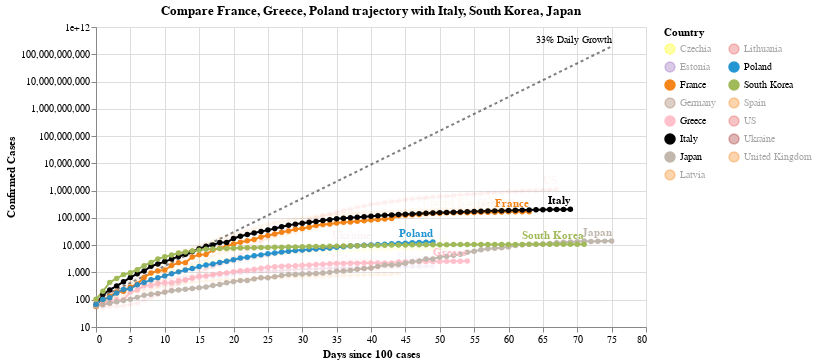

Notebook code for this chart:
### Code cell
#hide_input
chart2 = make_since_chart(['France', 'Greece', 'Poland'])
chart2

### Figure 1 — Vega-Lite specification as saved in the notebook (floating-point values rounded to 4 significant figures; data arrays with more than 128 entries replaced by an {"elided": "..."} marker saying what was removed)
{"config": {"view": {"continuousWidth": 400, "continuousHeight": 300}}, "layer": [{"mark": {"type": "line", "color": "black", "opacity": 0.5, "strokeDash": [3, 3]}, "encoding": {"x": {"type": "quantitative", "field": "Days since 100 cases"}, "y": {"type": "quantitative", "field": "Confirmed Cases"}}}, {"mark": {"type": "text", "align": "right", "dy": -6, "fontSize": 10, "text": "33% Daily Growth"}, "encoding": {"x": {"type": "quantitative", "field": "Days since 100 cases"}, "y": {"type": "quantitative", "field": "Confirmed Cases"}}, "transform": [{"filter": "(datum['Days since 100 cases'] >= 75)"}]}, {"data": {"name": "data-8959463eff2244d0adf91ca3a3ffa43c"}, "mark": {"type": "line", "point": true}, "encoding": {"color": {"type": "nominal", "field": "Country", "legend": {"columns": 2}, "scale": {"domain": ["Czechia", "Estonia", "France", "Germany", "Greece", "Italy", "Japan", "Latvia", "Lithuania", "Poland", "South Korea", "Spain", "US", "Ukraine", "United Kingdom"], "range": ["yellow", "#9467bd", "#F58518", "#9D755D", "pink", "black", "#C1B7AD", "#F58518", "#E45756", "#2495D3", "#A1BA59", "#F58518", "#E45756", "brown", "#F58518"]}}, "opacity": {"condition": {"value": 1, "selection": "selector005"}, "value": 0.05}, "tooltip": [{"type": "nominal", "field": "Country"}, {"type": "temporal", "field": "Date"}, {"type": "quantitative", "field": "Confirmed Cases"}, {"type": "quantitative", "field": "Days since 100 cases"}], "x": {"type": "quantitative", "field": "Days since 100 cases"}, "y": {"type": "quantitative", "field": "Confirmed Cases", "scale": {"type": "log"}}}, "selection": {"selector005": {"type": "multi", "fields": ["Country"], "bind": "legend", "init": [{"Country": "France"}, {"Country": "Greece"}, {"Country": "Poland"}, {"Country": "Italy"}, {"Country": "South Korea"}, {"Country": "Japan"}]}}, "width": 550}, {"data": {"name": "data-8959463eff2244d0adf91ca3a3ffa43c"}, "mark": {"type": "text", "align": "right", "dy": -8, "fontWeight": "bold"}, "encoding": {"color": {"type": "nominal", "field": "Country", "legend": {"columns": 2}, "scale": {"domain": ["Czechia", "Estonia", "France", "Germany", "Greece", "Italy", "Japan", "Latvia", "Lithuania", "Poland", "South Korea", "Spain", "US", "Ukraine", "United Kingdom"], "range": ["yellow", "#9467bd", "#F58518", "#9D755D", "pink", "black", "#C1B7AD", "#F58518", "#E45756", "#2495D3", "#A1BA59", "#F58518", "#E45756", "brown", "#F58518"]}}, "opacity": {"condition": {"value": 1, "selection": "selector005"}, "value": 0.05}, "text": {"type": "nominal", "field": "Country"}, "tooltip": [{"type": "nominal", "field": "Country"}, {"type": "temporal", "field": "Date"}, {"type": "quantitative", "field": "Confirmed Cases"}, {"type": "quantitative", "field": "Days since 100 cases"}], "x": {"type": "quantitative", "field": "Days since 100 cases"}, "y": {"type": "quantitative", "field": "Confirmed Cases", "scale": {"type": "log"}}}, "transform": [{"filter": "(datum['Date'] >= 1588291200000)"}], "width": 550}], "data": {"name": "data-3156aa4e0565c90d46ad54d9335eded4"}, "title": "Compare France, Greece, Poland trajectory with Italy, South Korea, Japan", "$schema": "https://vega.github.io/schema/vega-lite/v4.0.2.json", "datasets": {"data-3156aa4e0565c90d46ad54d9335eded4": [{"Days since 100 cases": 0, "Confirmed Cases": 100.0}, {"Days since 100 cases": 1, "Confirmed Cases": 133.0}, {"Days since 100 cases": 2, "Confirmed Cases": 176.9}, {"Days since 100 cases": 3, "Confirmed Cases": 235.3}, {"Days since 100 cases": 4, "Confirmed Cases": 312.9}, {"Days since 100 cases": 5, "Confirmed Cases": 416.2}, {"Days since 100 cases": 6, "Confirmed Cases": 553.5}, {"Days since 100 cases": 7, "Confirmed Cases": 736.1}, {"Days since 100 cases": 8, "Confirmed Cases": 979.1}, {"Days since 100 cases": 9, "Confirmed Cases": 1302.0}, {"Days since 100 cases": 10, "Confirmed Cases": 1732.0}, {"Days since 100 cases": 11, "Confirmed Cases": 2303.0}, {"Days since 100 cases": 12, "Confirmed Cases": 3064.0}, {"Days since 100 cases": 13, "Confirmed Cases": 4074.0}, {"Days since 100 cases": 14, "Confirmed Cases": 5419.0}, {"Days since 100 cases": 15, "Confirmed Cases": 7207.0}, {"Days since 100 cases": 16, "Confirmed Cases": 9586.0}, {"Days since 100 cases": 17, "Confirmed Cases": 12750.0}, {"Days since 100 cases": 18, "Confirmed Cases": 16960.0}, {"Days since 100 cases": 19, "Confirmed Cases": 22550.0}, {"Days since 100 cases": 20, "Confirmed Cases": 29990.0}, {"Days since 100 cases": 21, "Confirmed Cases": 39890.0}, {"Days since 100 cases": 22, "Confirmed Cases": 53060.0}, {"Days since 100 cases": 23, "Confirmed Cases": 70560.0}, {"Days since 100 cases": 24, "Confirmed Cases": 93850.0}, {"Days since 100 cases": 25, "Confirmed Cases": 124800.0}, {"Days since 100 cases": 26, "Confirmed Cases": 166000.0}, {"Days since 100 cases": 27, "Confirmed Cases": 220800.0}, {"Days since 100 cases": 28, "Confirmed Cases": 293700.0}, {"Days since 100 cases": 29, "Confirmed Cases": 390600.0}, {"Days since 100 cases": 30, "Confirmed Cases": 519500.0}, {"Days since 100 cases": 31, "Confirmed Cases": 690900.0}, {"Days since 100 cases": 32, "Confirmed Cases": 918900.0}, {"Days since 100 cases": 33, "Confirmed Cases": 1222000.0}, {"Days since 100 cases": 34, "Confirmed Cases": 1625000.0}, {"Days since 100 cases": 35, "Confirmed Cases": 2162000.0}, {"Days since 100 cases": 36, "Confirmed Cases": 2875000.0}, {"Days since 100 cases": 37, "Confirmed Cases": 3824000.0}, {"Days since 100 cases": 38, "Confirmed Cases": 5086000.0}, {"Days since 100 cases": 39, "Confirmed Cases": 6764000.0}, {"Days since 100 cases": 40, "Confirmed Cases": 8996000.0}, {"Days since 100 cases": 41, "Confirmed Cases": 11970000.0}, {"Days since 100 cases": 42, "Confirmed Cases": 15910000.0}, {"Days since 100 cases": 43, "Confirmed Cases": 21170000.0}, {"Days since 100 cases": 44, "Confirmed Cases": 28150000.0}, {"Days since 100 cases": 45, "Confirmed Cases": 37440000.0}, {"Days since 100 cases": 46, "Confirmed Cases": 49790000.0}, {"Days since 100 cases": 47, "Confirmed Cases": 66230000.0}, {"Days since 100 cases": 48, "Confirmed Cases": 88080000.0}, {"Days since 100 cases": 49, "Confirmed Cases": 117100000.0}, {"Days since 100 cases": 50, "Confirmed Cases": 155800000.0}, {"Days since 100 cases": 51, "Confirmed Cases": 207200000.0}, {"Days since 100 cases": 52, "Confirmed Cases": 275600000.0}, {"Days since 100 cases": 53, "Confirmed Cases": 366600000.0}, {"Days since 100 cases": 54, "Confirmed Cases": 487500000.0}, {"Days since 100 cases": 55, "Confirmed Cases": 648400000.0}, {"Days since 100 cases": 56, "Confirmed Cases": 862400000.0}, {"Days since 100 cases": 57, "Confirmed Cases": 1147000000.0}, {"Days since 100 cases": 58, "Confirmed Cases": 1525000000.0}, {"Days since 100 cases": 59, "Confirmed Cases": 2029000000.0}, {"Days since 100 cases": 60, "Confirmed Cases": 2698000000.0}, {"Days since 100 cases": 61, "Confirmed Cases": 3589000000.0}, {"Days since 100 cases": 62, "Confirmed Cases": 4773000000.0}, {"Days since 100 cases": 63, "Confirmed Cases": 6348000000.0}, {"Days since 100 cases": 64, "Confirmed Cases": 8443000000.0}, {"Days since 100 cases": 65, "Confirmed Cases": 11230000000.0}, {"Days since 100 cases": 66, "Confirmed Cases": 14940000000.0}, {"Days since 100 cases": 67, "Confirmed Cases": 19860000000.0}, {"Days since 100 cases": 68, "Confirmed Cases": 26420000000.0}, {"Days since 100 cases": 69, "Confirmed Cases": 35140000000.0}, {"Days since 100 cases": 70, "Confirmed Cases": 46730000000.0}, {"Days since 100 cases": 71, "Confirmed Cases": 62150000000.0}, {"Days since 100 cases": 72, "Confirmed Cases": 82660000000.0}, {"Days since 100 cases": 73, "Confirmed Cases": 109900000000.0}, {"Days since 100 cases": 74, "Confirmed Cases": 146200000000.0}, {"Days since 100 cases": 75, "Confirmed Cases": 194500000000.0}], "data-8959463eff2244d0adf91ca3a3ffa43c": {"elided": "870 records"}}}
